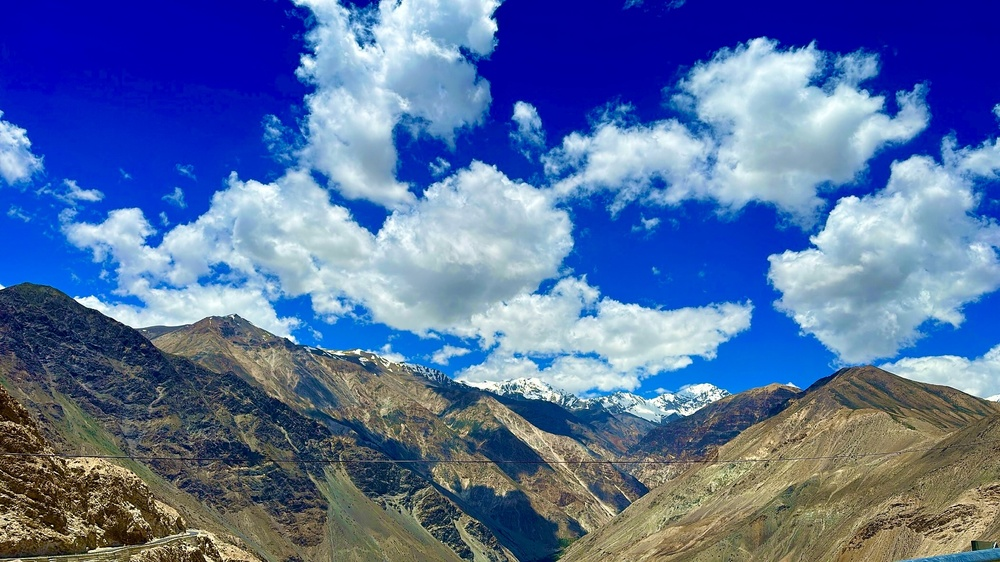
#> input picture Images_for_analysis/spiti_saturated.jpg, 1000 x 562 px, shrunk from 2096 x 1179 before the run, found by its file name
$ jupyter execute Image_analysis.ipynb
#> lines starting #> are read from the running program, lines starting #| are printed output that depends on the picture; long printed decimals are rounded
[cell 1]
import cv2
import numpy as np
import matplotlib.pyplot as plt
from scipy.stats import ks_2samp
from scipy.stats import entropy
from sklearn.mixture import GaussianMixture
from scipy.spatial.distance import jensenshannon
from mpl_toolkits.mplot3d import Axes3D
from scipy.stats import multivariate_normal

# Task 1

[cell 2]
# reading images and converting to grayscale

image1 = cv2.imread('spiti_saturated.jpg', cv2.IMREAD_GRAYSCALE)
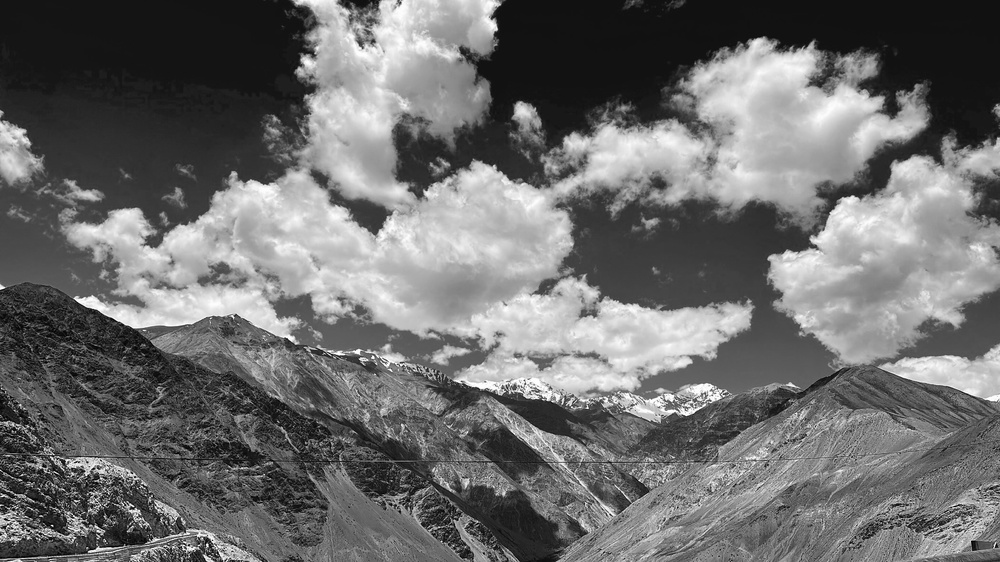
#> image1: shape (562, 1000); min 0, max 255, mean 109.8
image2 = cv2.imread('Spiti.jpg', cv2.IMREAD_GRAYSCALE)
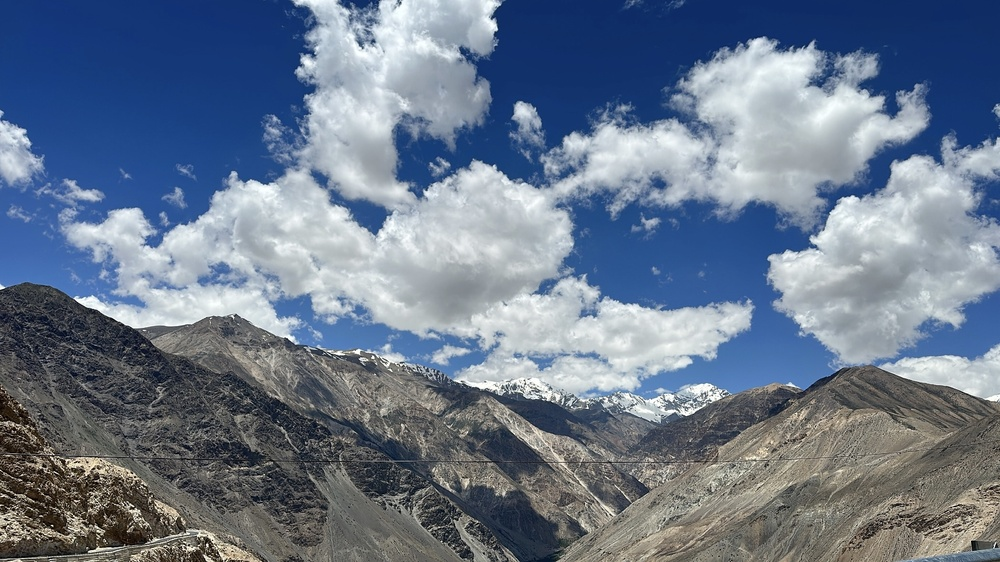
#> input picture Images_for_analysis/Spiti.jpg, 1000 x 562 px, shrunk from 2096 x 1179 before the run, found by its file name
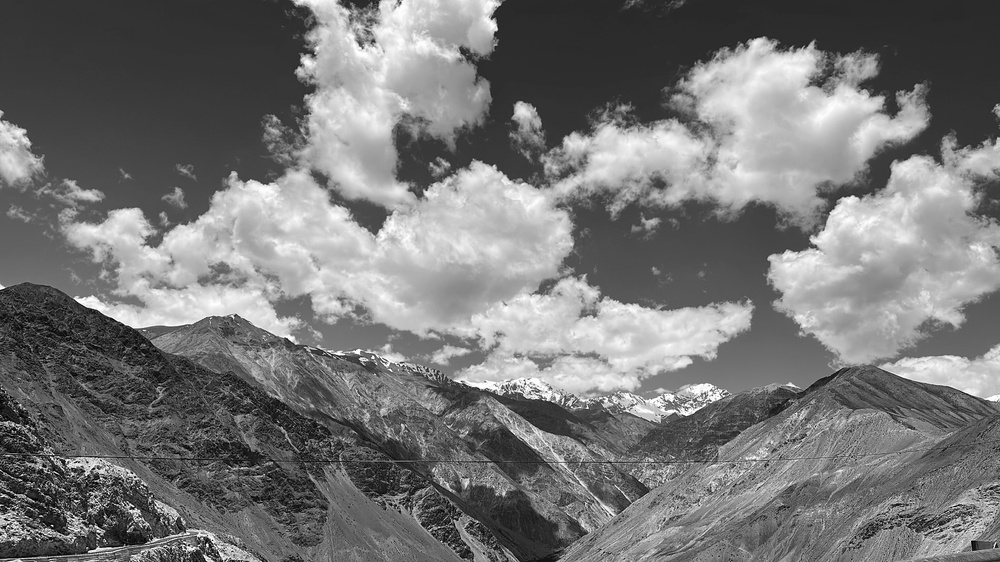
#> image2: shape (562, 1000); min 0, max 255, mean 118.9


#hist calculation
histogram1 = cv2.calcHist([image1], [0], None, [256], [0, 256]).flatten()
#> histogram1 = 256 values, max 19733 at index 18, min 48 at index 2, mean 2195.3
histogram2 = cv2.calcHist([image2], [0], None, [256], [0, 256]).flatten()
#> histogram2 = 256 values, max 9294 at index 44, min 63 at index 3, mean 2195.3

#normalizing as pdf
histogram1_normalized = histogram1 / np.sum(histogram1)
#> histogram1_normalized = 256 values, max 0.0351 at index 18, min 8.54e-05 at index 2, mean 0.00391
histogram2_normalized = histogram2 / np.sum(histogram2)
#> histogram2_normalized = 256 values, max 0.0165 at index 44, min 0.000112 at index 3, mean 0.00391

[cell 3]
#histogram1_normalized

[cell 4]
#plotting the plots
plt.figure(figsize=(12, 6))

plt.plot(histogram1_normalized, color='blue', label='Image 1')
plt.plot(histogram2_normalized, color='red', label='Image 2')

plt.title('PDF for Pixel Values')
plt.xlabel('Pixel Value')
plt.ylabel('Probability')
plt.legend()

plt.show()
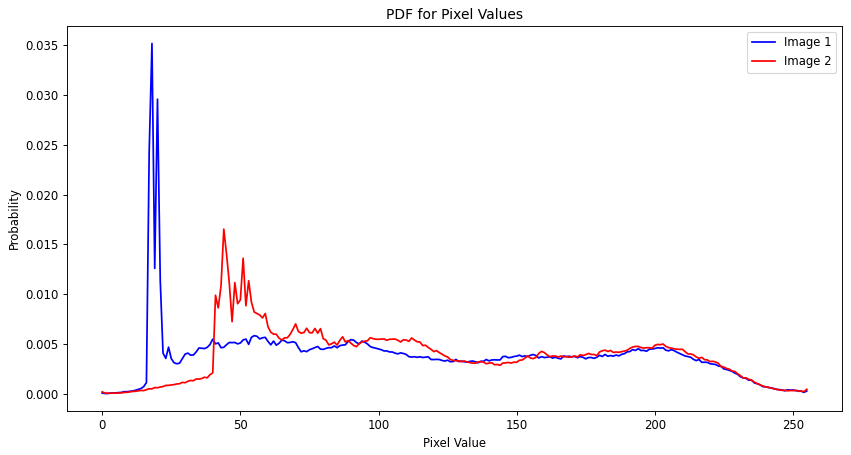
#> figure drawn by matplotlib, 1 panel; curve peaks at x = 18, y = 0.0351; curve peaks at x = 44, y = 0.0165

[cell 5]
# Kolmogorov-Smirnov test
ks_stat, ks_p = ks_2samp(histogram1_normalized, histogram2_normalized)
#> ks_stat = 0.172; ks_p = 0.00102

print(f'Kolmogorov-Smirnov statistic: {ks_stat}')
#| Kolmogorov-Smirnov statistic: 0.1719

[cell 6]
# cross entropy
cross_entropy = cross_entropy = entropy(histogram1_normalized, histogram2_normalized) + entropy(histogram1_normalized)
#> cross_entropy = 5.7

print(f'Cross-Entropy: {cross_entropy}')
#| Cross-Entropy: 5.701

[cell 7]
# KL Divergence
kl_div = entropy(histogram1_normalized, histogram2_normalized)
#> kl_div = 0.386

print(f'KL Divergence: {kl_div}')
#| KL Divergence: 0.3859

[cell 8]
# JS Divergence
js_div = jensenshannon(histogram1_normalized, histogram2_normalized)**2
#> js_div = 0.0516

print(f'JS Divergence: {js_div}')
#| JS Divergence: 0.05158

# Task 2

[cell 9]
# defining parameters for clusters

means = [[0, 0, 0], [2, 2, 2], [-2, -2, -2]]
covariances = [np.eye(3) * 0.5, np.eye(3) * 1.0, np.eye(3) * 2.0]

points_p_cluster = 500
weights = np.array([0.3, 0.4, 0.3])
data = []
for i in range(3):
    data.append(np.random.multivariate_normal(means[i], covariances[i], points_p_cluster))

[cell 10]
#data

[cell 11]
data = np.concatenate(data)

[cell 12]
#data.shape

[cell 13]
#plotting
fig = plt.figure(figsize=(10, 8))
ax = fig.add_subplot(111, projection='3d')
ax.scatter(data[:, 0], data[:, 1], data[:, 2], marker='o', alpha=0.7)
ax.set_xlabel('X')
ax.set_ylabel('Y')
ax.set_zlabel('Z')
ax.set_title('Initial Dataset')
plt.show()
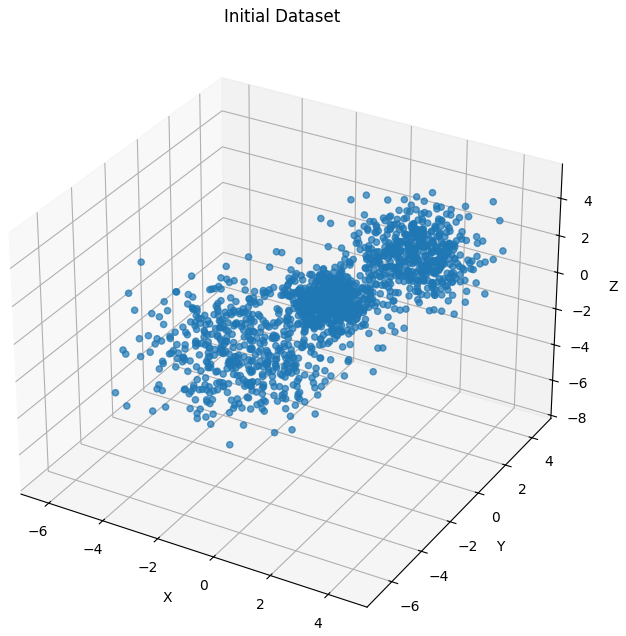
#> figure drawn by matplotlib, 1 panel

[cell 14]
# maximisation step
def m_step(X, gamma):
    N, K = X.shape[0], gamma.shape[1]
    d = X.shape[1]
    regularization_term = 1e-6
    Nk = np.sum(gamma, axis=0) + 10 * np.finfo(float).eps

    means = np.dot(gamma.T, X) / Nk[:, np.newaxis]
    covs = []
    for k in range(K):
        diff = X - means[k]
        cov_k = np.dot(gamma[:, k] * diff.T, diff) / Nk[k] + np.eye(d) * regularization_term
        covs.append(cov_k)

    weights = Nk / np.sum(Nk)
    return means, np.array(covs), weights

[cell 15]
#estimation step
def e_step(X, means, covs, weights):
    N, K = X.shape[0], len(weights)
    gamma = np.zeros((N, K))
    for k in range(K):
        cov_k = covs[k] + np.eye(X.shape[1]) * 1e-6
        rv = multivariate_normal(mean=means[k], cov=cov_k)
        gamma[:, k] = rv.pdf(X) * weights[k]
    gamma /= np.sum(gamma, axis=1, keepdims=True)
    return gamma

[cell 16]
#visualising clusters
def visualize_clusters(X, gamma, means, title='GMM Clusters'):
    fig = plt.figure(figsize=(10, 8))
    ax = fig.add_subplot(projection='3d')
    K = means.shape[0]
    cmap = plt.get_cmap('magma', K)

    cluster_assignments = np.argmax(gamma, axis=1)
    for k in range(K):
        cluster_data = X[cluster_assignments == k]
        ax.scatter(cluster_data[:, 0], cluster_data[:, 1], cluster_data[:, 2],
                    color=cmap(k), alpha=0.3, label=f'Cluster {k+1}')

    ax.scatter(means[:, 0], means[:, 1], means[:, 2], c='red', s=200, marker='X')

    ax.set_title(title)
    plt.legend()
    plt.show()

[cell 17]
def run_em(X, K, max_iters=20):
#> called with X = array of shape (1500, 3), K = 3, max_iters = 1
    np.random.seed(42)
    random_indices = np.random.choice(X.shape[0], K, replace=False)
    means = X[random_indices]
    covs = np.array([np.eye(X.shape[1])] * K)
    weights = np.ones(K) / K

    for i in range(1, max_iters + 1):
        gamma = e_step(X, means, covs, weights)
        means, covs, weights = m_step(X, gamma)

        if 1 <= i <= 20:
            visualize_clusters(X, gamma, means, title=f'Iteration {i}')
#> this loop made 1 pass
#> pass 1, in visualize_clusters, `plt.show()`:
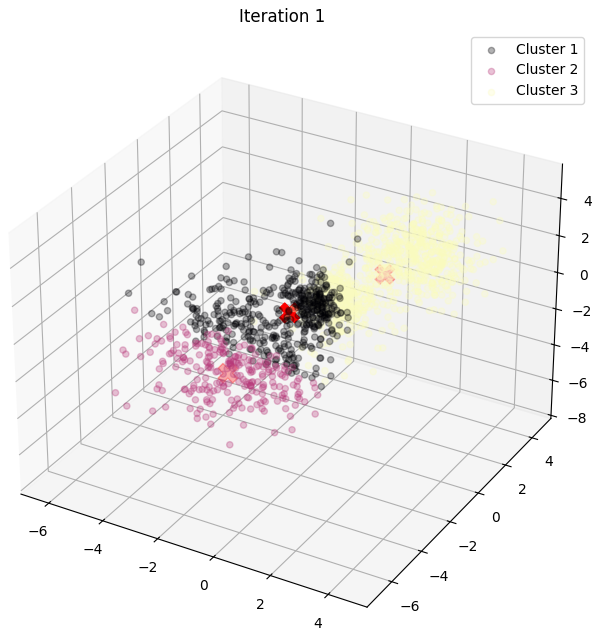
#> figure drawn by matplotlib, 1 panel

[cell 18]
# K = number of clusters
K = 3
run_em(data, K, 1)

[cell 19]
run_em(data, K, 20)
